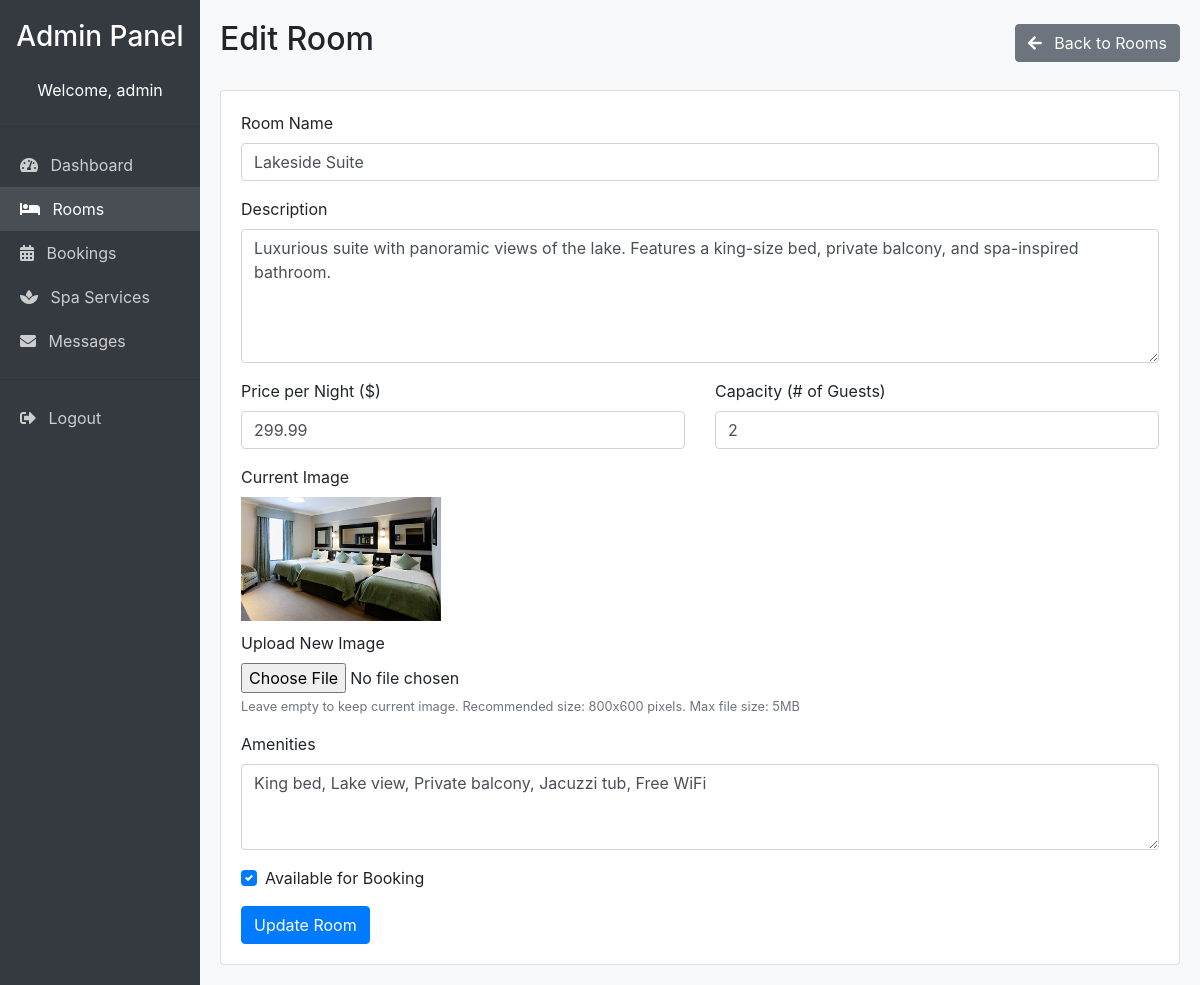
Screenshot of /admin/room_edit.php?id=1 (signed in) with the database file from the repository.
### tables this page shows
CREATE TABLE
  rooms (
    id INT NOT NULL AUTO_INCREMENT,
    name VARCHAR(100) NOT NULL,
    description TEXT,
    price DECIMAL(10, 2) NOT NULL,
    capacity INT NOT NULL,
    image VARCHAR(255),
    amenities TEXT,
    is_available TINYINT (1) DEFAULT 1,
    PRIMARY KEY (id)
  );

### admin/room_edit.php (the view, shortened to what this page needs)
<?php
require_once '../includes/connect.php';
$room_id = $_GET['id'];
$sql = "SELECT * FROM rooms WHERE id = $room_id";
$result = mysqli_query($conn, $sql);
$room = mysqli_fetch_assoc($result);
$name = $room['name'];
$description = $room['description'];
$price = $room['price'];
$capacity = $room['capacity'];
$amenities = $room['amenities'];
$current_image = $room['image'];
?>
<!DOCTYPE html>
<html lang="en">
<head>
    <link rel="stylesheet" href="../css/bootstrap.min.css">
    <link rel="stylesheet" href="https://cdnjs.cloudflare.com/ajax/libs/font-awesome/5.15.3/css/all.min.css">
</head>
<body>
    <div class="container-fluid">
        <div class="row">
            <div class="col-md-2 sidebar">
                <h3 class="text-center mb-4">Admin Panel</h3>
                <div class="text-center mb-4">
                    Welcome, <?php echo htmlspecialchars($_SESSION['admin_username']); ?>
                </div>
                <hr>
                <a href="dashboard.php"><i class="fas fa-tachometer-alt mr-2"></i> Dashboard</a>
                <a href="rooms.php" class="active"><i class="fas fa-bed mr-2"></i> Rooms</a>
                <a href="bookings.php"><i class="fas fa-calendar-alt mr-2"></i> Bookings</a>
                <a href="spa.php"><i class="fas fa-spa mr-2"></i> Spa Services</a>
                <a href="messages.php"><i class="fas fa-envelope mr-2"></i> Messages</a>
                <hr>
                <a href="logout.php"><i class="fas fa-sign-out-alt mr-2"></i> Logout</a>
            </div>
            <div class="col-md-10 content">
                <div class="d-flex justify-content-between align-items-center mb-4">
                    <h2>Edit Room</h2>
                    <a href="rooms.php" class="btn btn-secondary"><i class="fas fa-arrow-left mr-2"></i> Back to Rooms</a>
                </div>
                <div class="card">
                    <div class="card-body">
                        <form action="room_edit.php?id=<?php echo $room_id; ?>" method="post" enctype="multipart/form-data">
                            <div class="form-group">
                                <label for="name">Room Name</label>
                                <input type="text" class="form-control" id="name" name="name" value="<?php echo htmlspecialchars($name); ?>" required>
                            </div>
                            <div class="form-group">
                                <label for="description">Description</label>
                                <textarea class="form-control" id="description" name="description" rows="5"><?php echo htmlspecialchars($description); ?></textarea>
                            </div>
                            <div class="row">
                                <div class="col-md-6">
                                    <div class="form-group">
                                        <label for="price">Price per Night ($)</label>
                                        <input type="number" class="form-control" id="price" name="price" step="0.01" min="0" value="<?php echo htmlspecialchars($price); ?>" required>
                                    </div>
                                </div>
                                <div class="col-md-6">
                                    <div class="form-group">
                                        <label for="capacity">Capacity (# of Guests)</label>
                                        <input type="number" class="form-control" id="capacity" name="capacity" min="1" value="<?php echo htmlspecialchars($capacity); ?>" required>
                                    </div>
                                </div>
                            </div>
                            <div class="form-group">
                                <label>Current Image</label>
                                <div>
                                    <?php if (!empty($current_image) && file_exists("../images/" . $current_image)): ?>
                                        <img src="../images/<?php echo $current_image; ?>" alt="<?php echo htmlspecialchars($name); ?>" class="current-image">
                                    <?php else: ?>
                                        <p>No image currently set</p>
                                    <?php endif; ?>
                                </div>
                                <label for="image">Upload New Image</label>
                                <input type="file" class="form-control-file" id="image" name="image">
                                <small class="form-text text-muted">Leave empty to keep current image. Recommended size: 800x600 pixels. Max file size: 5MB</small>
                            </div>
                            <div class="form-group">
                                <label for="amenities">Amenities</label>
                                <textarea class="form-control" id="amenities" name="amenities" rows="3" placeholder="List amenities separated by commas"><?php echo htmlspecialchars($amenities); ?></textarea>
                            </div>
                            <div class="form-group">
                                <div class="custom-control custom-checkbox">
                                    <label class="custom-control-label" for="is_available">Available for Booking</label>
                                </div>
                            </div>
                            <button type="submit" class="btn btn-primary">Update Room</button>
                        </form>
                    </div>
                </div>
            </div>
        </div>
    </div>
</body>
</html>

### admin/room_edit.php (style rules this page uses)
body { background-color: #f8f9fa; }
.sidebar { background-color: #343a40; color: white; min-height: 100vh; padding: 20px 0; }
.sidebar a { color: rgba(255, 255, 255, .75); padding: 10px 20px; display: block; }
.sidebar .active { color: white; background-color: rgba(255, 255, 255, .1); }
.content { padding: 20px; }
.current-image { max-width: 200px; max-height: 150px; margin-bottom: 10px; }

### rows the page displays
rooms: name "Lakeside Suite", description "Luxurious suite with panoramic views of the lake. Features a king-size bed, private balcony, and spa-inspired bathroom.", price "299.99", capacity "2", image (picture), amenities "King bed, Lake view, Private balcony, Jacuzzi tub, Free WiFi"

### other values shown
$_SESSION['admin_username'] "admin"
